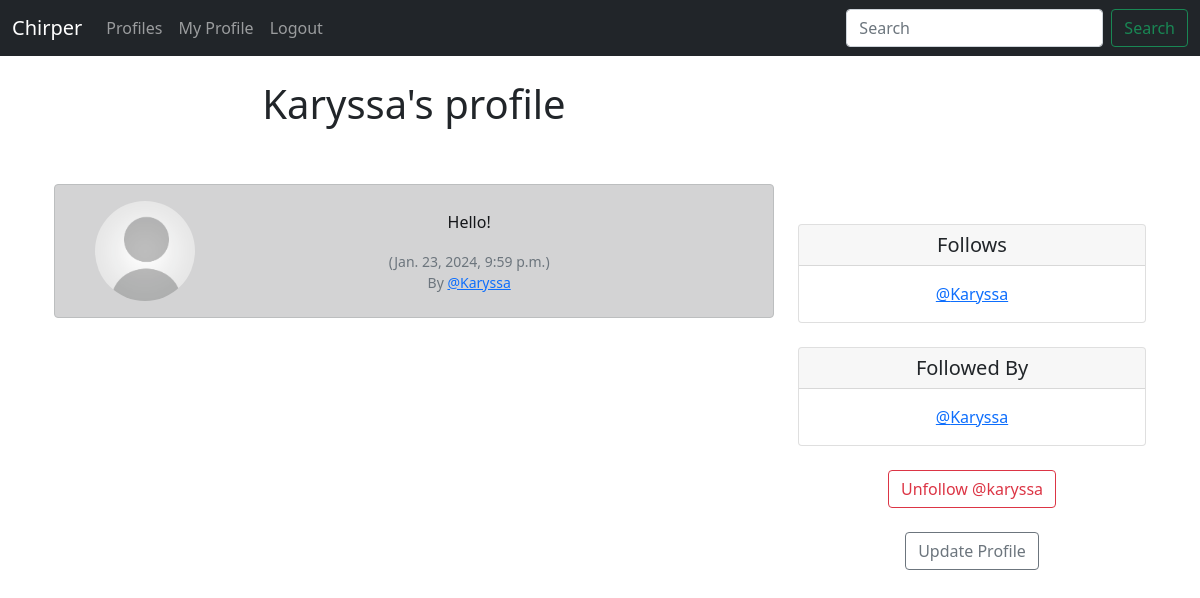
/profile/9 (signed in), run on an earlier commit of the app's database.
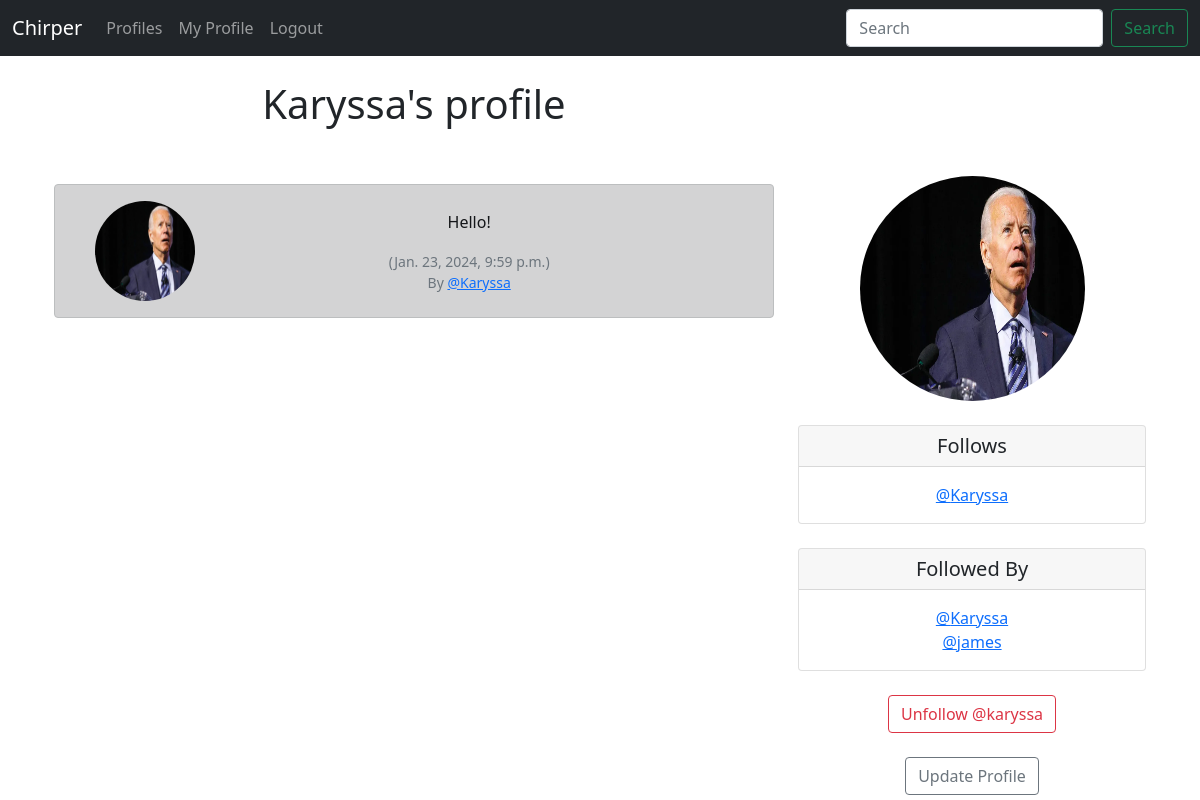
And on a later commit of the database.
### Chirper/models.py (models this page shows, shortened)
class Chirp(models.Model):
    user = models.ForeignKey(
        User, related_name="chirps",
        on_delete = models.DO_NOTHING
    )
    body = models.CharField(max_length=200)
    created_at = models.DateTimeField(auto_now_add=True)

class Profile(models.Model):
    user = models.OneToOneField(User, on_delete=models.CASCADE)
    follows = models.ManyToManyField("self", related_name="followed_by", symmetrical=False, blank=True)
    date_modified = models.DateTimeField(User, auto_now=True)
    profile_image = models.ImageField(null=True, blank=True, upload_to="images/")
    def __str__(self):
        return self.user.username

### Chirper/views.py (the view, shortened to what this page needs)
# urls.py: path('profile/<int:pk>', views.profile, name='profile'),
def profile(request, pk):
    if request.user.is_authenticated:
        profile = Profile.objects.get(user_id=pk)
        chirps = Chirp.objects.filter(user_id=pk).order_by("-created_at")
        return render(request, 'profile.html', {'profile':profile, "chirps":chirps})
    else:
        messages.success(request, ("You must be logged in to view this page."))
        return redirect('home')

### Chirper/templates/profile.html (shortened to what the changed rows need)
{% extends 'base.html' %}
{% block content %}
{% load static %}
    {% if profile %}
        <div class="container text-center">
            <div class="row">
                <div class="col-8">
                    <h1>{{ profile.user.username }}'s profile</h1><br>
                    {% if chirps %}
                        {% for chirp in chirps %}
                            <br>
                            <div class="alert alert-dark" role="alert">
                                <div class="container">
                                    <div class="row">
                                        <div class="col-2">
                                            {% if profile.profile_image %}
                                                <img src="{{ profile.profile_image.url }}" width="100" height="100" alt="{{ profile.user.usersname }}" class="image-fluid rounded-circle"/>
                                            {% else %}
                                                <img src="{% static 'images/generic-user-icon-12.jpg' %}" width="100" height="100" alt="{{ profile.user.username }}" class="image-fluid rounded-circle"/>
                                            {% endif %}
                                        </div>
                                        <div class="col-10" style="display: grid; place-items: center;">
                                            {{ chirp.body }}
                                            <small class="text-muted">
                                                ({{ chirp.created_at }}) <br>
                                                By <a href="{% url 'profile' chirp.user.id %}">@{{ chirp.user.username }}</a>
                                            </small>
                                        </div>
                                    </div>
                                </div>
                            </div>
                            <br>
                        {% endfor %}
                    {% endif %}
                </div>
                <div class="col-4">
                    <br><br><br><br>
                    {% if profile.profile_image %}
                        <img class="rounded-circle" src="{{ profile.profile_image.url }}" width="225" height="225" />
                    {% endif %}
                    <br><br>
                    <div class="card">
                        <h5 class="card-header">Follows</h5>
                        <div class="card-body">
                          <p class="card-text">
                            {% for following in profile.follows.all %}
                                <a href="{% url 'profile' following.user.id %}">@{{ following }}</a><br>
                            {% endfor %}
                          </p>
                        </div>
                      </div>
                    <br>
                    <div class="card">
                        <h5 class="card-header">Followed By</h5>
                        <div class="card-body">
                          <p class="card-text">
                            {% for following in profile.followed_by.all %}
                                <a href="{% url 'profile' following.user.id %}">@{{ following }}</a><br>
                            {% endfor %}
                          </p>
                        </div>
                    </div>
                    <br>
                    <form method="POST">
                        {% if profile in user.profile.follows.all %}
                            <button class="btn btn-outline-danger" name="follow" value="unfollow" type="submit">Unfollow @{{ profile.user.username|lower }}</button>
                        {% else %}
                            <button class="btn btn-outline-success" name="follow" value="follow" type="submit">Follow @{{ profile.user.username|lower }}</button>
                        {% endif %}
                    </form><br>
                    {% if request.user.id == profile.user.id %}
                        <a href="{% url 'update_user' %}" class="btn btn-outline-secondary">Update Profile</a>
                    {% endif %}
                </div>
            </div>
        </div>
    {% endif %}
{% endblock %}

What changed in the data, as far as the page shows it:
changed Profile "Karyssa": profile_image: picture added
changed through a linked row, Chirp "Hello!": profile_image: picture added
now on this page (row edited): Profile: user.username "james", shown under "Followed By"
